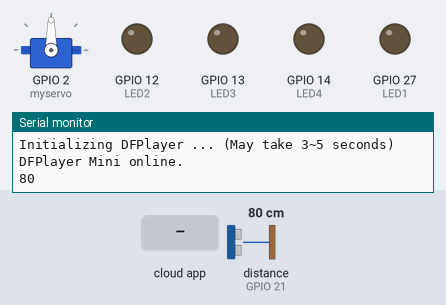
Simulated run of this sketch. Board: ESP32. Parts: servo, output pins drawn as LEDs (lit = HIGH), the last lines printed to the serial monitor. The inputs (shaded band) are chosen by the test bench; at power-on: distance to the obstacle (sensor on GPIO 21) 80 cm. The echo pulse lasts 58.3 µs per cm; WiFi joins after 1.5 s; servers stay silent unless stated; the audio player accepts every command and is not drawn; the Firebase database answers and starts empty.

Above: at 4.3 s.
4.4 s: the phone or cloud app sets Derajat to 45
At 5.2 s:
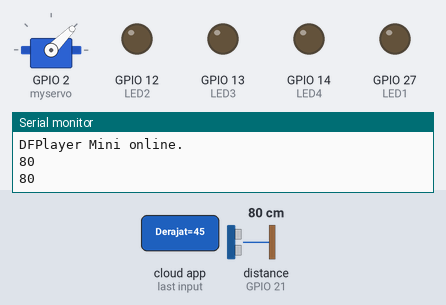
6.3 s: the phone or cloud app sets Status to 1
At 7.5 s:
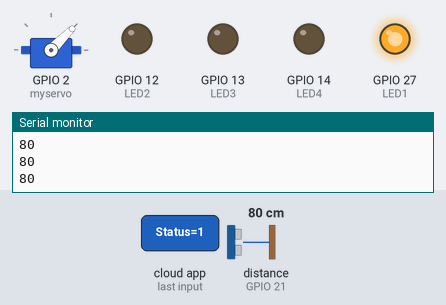
Timing chart, 0 to 9.3 s (numbered marks = the images above; inputs shaded):
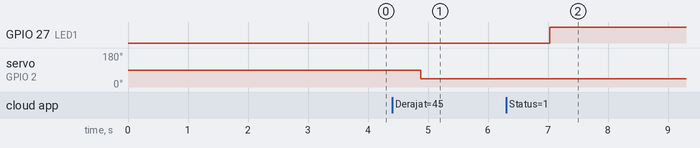

Measured:
- after the input at 4.4 s, servo on GPIO 2 (myservo): 90° → 45° after 0.48 s
- after the input at 6.3 s, GPIO 27 (LED1): LOW → HIGH after 0.73 s

The sketch:

tugasAkhir3.ino
```cpp
// Library yang digunakan
#include <Arduino.h>
#include <DFRobotDFPlayerMini.h>
#include "WiFi.h"
#include "HCSR04.h"
#include "Servo.h"
#include "FirebaseESP32.h"


// Definisi firebase dan wifi yang digunakan
#define FIREBASE_HOST "https://strollerpintar3-default-rtdb.firebaseio.com/"
#define FIREBASE_AUTH "wUcsBUZxSrRj0aGNEtEdGxELKT2RhZ46stk5SwAh"
#define WIFI_SSID "Stroller_Pintar"
#define WIFI_PASSWORD "87654321"

UltraSonicDistanceSensor distanceSensor(22, 21);  //initialisation class HCSR04 (trig pin , echo pin)

// mendeklarasikan objek data dari FirebaseESP8266
FirebaseData firebaseData;

String path = "/Hasil Pembacaan";
int oldDistance;
int newDistance;


//untuk mengonversi dari dBm ke jarak
int dbm;
float ratadbm;
float JPengguna;

//untuk mengendalikan servo
Servo myservo;
int oldPos;
int newPos;
String dataServo;

//untuk pembacaan DFPlayer
String dataDF;

//indikator pemutar musik
int LED1 = 27;  //PLAY LAMPU HIJAU MENYALA
int LED2 = 12;  //NEXT LAMPU KUNING MENYALA
int LED3 = 13;  //PREVIOUS LAMPU BIRU MENYALA
int LED4 = 14;  //PAUSE LAMPU MERAH MENYALA


DFRobotDFPlayerMini mp3;

void initWifi() {
  // Koneksi ke Wifi
  WiFi.begin(WIFI_SSID, WIFI_PASSWORD);
  Serial.print("connecting");
  while (WiFi.status() != WL_CONNECTED) {
    Serial.print(".");
    delay(500);
  }
  Serial.println();
  Serial.print("Connected with IP: ");
  Serial.println(WiFi.localIP());
  Serial.println();
  Firebase.begin(FIREBASE_HOST, FIREBASE_AUTH);

  Firebase.reconnectWiFi(true);
  Firebase.setMaxRetry(firebaseData, 3);
}

void JarakPengguna() {
  for (int i = 0; i <= 4; i++) {
    Firebase.setInt(firebaseData, path + "/RSSI", WiFi.RSSI());
    dbm = dbm + WiFi.RSSI();
    delay(100);
  }
  ratadbm = dbm / 5;       //rata-rata dbm dari 5 data yang didapat
  if (ratadbm >= -62.5) {  //data yang nilai dbmnya kurang dari -62.5 akan di jadikan -62.5
    ratadbm = -62.5;
  }
  Serial.println(ratadbm);
  dbm = 0;

  JPengguna = ((4.5 * ratadbm) + 296.42) / 19.16;  //persamaan linier antara jarak dengan dbm
  Serial.println(JPengguna);
  Firebase.setFloat(firebaseData, path + "/JarakPengguna", JPengguna);


  if (JPengguna <= 1) {
    Serial.println("< 1 Meter");
  } else if (JPengguna <= 2) {
    Serial.println("< 2 Meter");
  } else if (JPengguna <= 3) {
    Serial.println("< 3 Meter");
  } else if (JPengguna > 3) {
    Serial.println("Anda Terlalu Jauh dari Stroller");
  }
}

void setup() {

  Serial.begin(115200);
  initWifi();
  oldDistance = distanceSensor.measureDistanceCm();


  pinMode(LED1, OUTPUT);
  pinMode(LED2, OUTPUT);
  pinMode(LED3, OUTPUT);
  pinMode(LED4, OUTPUT);

  myservo.attach(2);

  Serial2.begin(9600);
  delay(100);
  Serial.println();
  Serial.println(F("DFRobot DFPlayer Mini Demo"));
  Serial.println(F("Initializing DFPlayer ... (May take 3~5 seconds)"));
  if (!mp3.begin(Serial2)) {  //Use softwareSerial to communicate with mp3.
    Serial.println(F("Unable to begin:"));
    Serial.println(F("1.Please recheck the connection!"));
    Serial.println(F("2.Please insert the SD card!"));
    while (true)
      ;
  }
  Serial.println(F("DFPlayer Mini online."));
  mp3.setTimeOut(500);  //Set serial communictaion time out 500ms
  mp3.volume(30);       //Set volume value (0~30).
  //  delay(1000);
  //  mp3.play(98);  //Play the first mp3
  delay(1000);
}

void loop() {
  delay(500);

  //ambil nilai dari sensor ultrasonic dan kirim ke firebase
  newDistance = distanceSensor.measureDistanceCm();

  if (newDistance != oldDistance) {
    Firebase.setInt(firebaseData, path + "/Jarak", newDistance);
    oldDistance = newDistance;
  }
  Serial.println(newDistance);
  Firebase.setInt(firebaseData, path + "/RSSI", WiFi.RSSI());

  //baca data dari firebase untuk penutup stroller
  if (Firebase.getString(firebaseData, "/PenutupStroller/Derajat")) {
    if (firebaseData.dataTypeEnum() == fb_esp_rtdb_data_type_string) {
      String dataServo = firebaseData.to<String>();
      //Serial.print(dataServo);
      if (dataServo == "80") {  //jika penutup stroller nyala maka servo akan bergerak ke posisi 80 derajat
        myservo.write(80);
        delay(20);
      }

      else if (dataServo == "45") {  //jika penutup stroller nyala maka servo akan bergerak ke posisi 45 derajat
        myservo.write(45);
        delay(20);
      }

      else if (dataServo == "10") {  //jika penutup stroller mati maka servo akan bergerak ke posisi 10 derajat
        myservo.write(0);
        delay(20);
      }
    }
  }

  if (Firebase.getString(firebaseData, "/Musik/Status")) {
    if (firebaseData.dataTypeEnum() == fb_esp_rtdb_data_type_string) {
      String dataDF = firebaseData.to<String>();

      if (dataDF == "1") {
        mp3.play();
        digitalWrite(LED1, HIGH);
        digitalWrite(LED2, LOW);
        digitalWrite(LED3, LOW);
        digitalWrite(LED4, LOW);
        delay(5000);
      }

      else if (dataDF == "2") {
        mp3.next();
        digitalWrite(LED1, LOW);
        digitalWrite(LED2, HIGH);
        digitalWrite(LED3, LOW);
        digitalWrite(LED4, LOW);
        delay(1000);
      }

      else if (dataDF == "3") {
        mp3.previous();
        digitalWrite(LED1, LOW);
        digitalWrite(LED2, LOW);
        digitalWrite(LED3, HIGH);
        digitalWrite(LED4, LOW);
        delay(1000);
      }

      else if (dataDF == "4") {
        mp3.pause();
        digitalWrite(LED1, LOW);
        digitalWrite(LED2, LOW);
        digitalWrite(LED3, LOW);
        digitalWrite(LED4, HIGH);
        delay(1000);
      }
    }
  }
}
```
